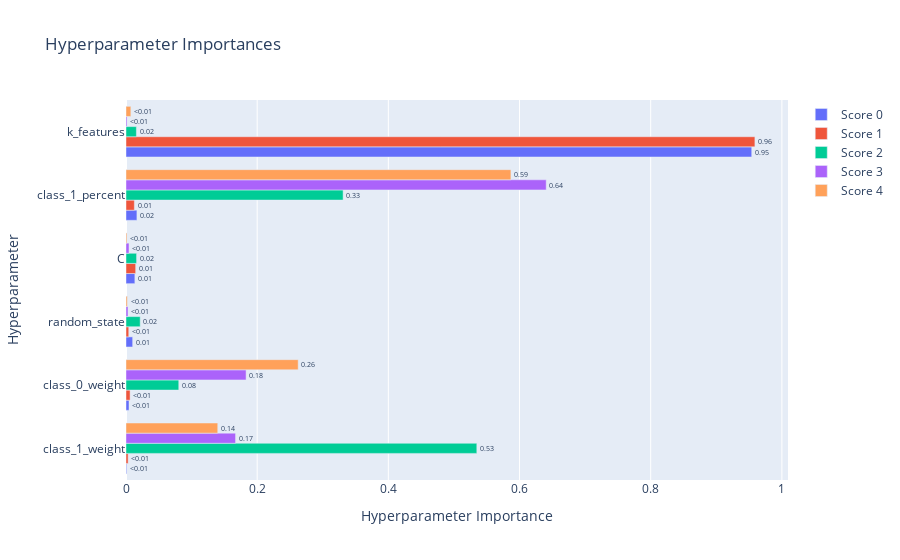

The cell this chart's notebook holds for it:
### Code cell
# построим график важности гиперпарметров
optuna.visualization.plot_param_importances(optuna_study_lg_meta, target_name='Score')

### Figure 1 — Plotly figure (JSON) as saved in the notebook; plotly's stock layout.template omitted (floating-point values rounded to 4 significant figures)
{"data": [{"cliponaxis": false, "hovertemplate": ["class_1_weight (FloatDistribution): 0.001017086678154261<extra></extra>", "class_0_weight (FloatDistribution): 0.0046052298128628055<extra></extra>", "random_state (IntDistribution): 0.010177124840944938<extra></extra>", "C (FloatDistribution): 0.013517976732130791<extra></extra>", "class_1_percent (FloatDistribution): 0.01664711615404767<extra></extra>", "k_features (IntDistribution): 0.9540354657818597<extra></extra>"], "name": "Score 0", "orientation": "h", "text": ["<0.01", "<0.01", "0.01", "0.01", "0.02", "0.95"], "textposition": "outside", "type": "bar", "x": [0.001017, 0.004605, 0.01018, 0.01352, 0.01665, 0.954], "y": ["class_1_weight", "class_0_weight", "random_state", "C", "class_1_percent", "k_features"]}, {"cliponaxis": false, "hovertemplate": ["class_1_weight (FloatDistribution): 0.003232811415465949<extra></extra>", "random_state (IntDistribution): 0.0041975982207643845<extra></extra>", "class_0_weight (FloatDistribution): 0.006222217221271708<extra></extra>", "class_1_percent (FloatDistribution): 0.012748618079519713<extra></extra>", "C (FloatDistribution): 0.014736131898736534<extra></extra>", "k_features (IntDistribution): 0.9588626231642418<extra></extra>"], "name": "Score 1", "orientation": "h", "text": ["<0.01", "<0.01", "<0.01", "0.01", "0.01", "0.96"], "textposition": "outside", "type": "bar", "x": [0.003233, 0.004198, 0.006222, 0.01275, 0.01474, 0.9589], "y": ["class_1_weight", "random_state", "class_0_weight", "class_1_percent", "C", "k_features"]}, {"cliponaxis": false, "hovertemplate": ["k_features (IntDistribution): 0.01586364344405293<extra></extra>", "C (FloatDistribution): 0.016133320822828826<extra></extra>", "random_state (IntDistribution): 0.021631292931777027<extra></extra>", "class_0_weight (FloatDistribution): 0.08045795954670285<extra></extra>", "class_1_percent (FloatDistribution): 0.3310362757261808<extra></extra>", "class_1_weight (FloatDistribution): 0.5348775075284574<extra></extra>"], "name": "Score 2", "orientation": "h", "text": ["0.02", "0.02", "0.02", "0.08", "0.33", "0.53"], "textposition": "outside", "type": "bar", "x": [0.01586, 0.01613, 0.02163, 0.08046, 0.331, 0.5349], "y": ["k_features", "C", "random_state", "class_0_weight", "class_1_percent", "class_1_weight"]}, {"cliponaxis": false, "hovertemplate": ["k_features (IntDistribution): 0.0015882601979487182<extra></extra>", "random_state (IntDistribution): 0.0030436486012782155<extra></extra>", "C (FloatDistribution): 0.004555719775296529<extra></extra>", "class_1_weight (FloatDistribution): 0.16703367236695604<extra></extra>", "class_0_weight (FloatDistribution): 0.18309388331968654<extra></extra>", "class_1_percent (FloatDistribution): 0.6406848157388338<extra></extra>"], "name": "Score 3", "orientation": "h", "text": ["<0.01", "<0.01", "<0.01", "0.17", "0.18", "0.64"], "textposition": "outside", "type": "bar", "x": [0.001588, 0.003044, 0.004556, 0.167, 0.1831, 0.6407], "y": ["k_features", "random_state", "C", "class_1_weight", "class_0_weight", "class_1_percent"]}, {"cliponaxis": false, "hovertemplate": ["C (FloatDistribution): 0.0014065394049847665<extra></extra>", "random_state (IntDistribution): 0.0019452558654505043<extra></extra>", "k_features (IntDistribution): 0.007385495650192228<extra></extra>", "class_1_weight (FloatDistribution): 0.13990955855550685<extra></extra>", "class_0_weight (FloatDistribution): 0.2625161835968103<extra></extra>", "class_1_percent (FloatDistribution): 0.5868369669270552<extra></extra>"], "name": "Score 4", "orientation": "h", "text": ["<0.01", "<0.01", "<0.01", "0.14", "0.26", "0.59"], "textposition": "outside", "type": "bar", "x": [0.001407, 0.001945, 0.007385, 0.1399, 0.2625, 0.5868], "y": ["C", "random_state", "k_features", "class_1_weight", "class_0_weight", "class_1_percent"]}], "layout": {"title": {"text": "Hyperparameter Importances"}, "xaxis": {"title": {"text": "Hyperparameter Importance"}}, "yaxis": {"title": {"text": "Hyperparameter"}}}}
